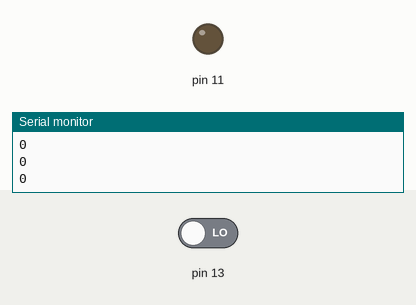
The sketch below on a simulated Arduino Uno, built with avr-gcc and run on an emulated ATmega328P. Parts: output pins drawn as LEDs (lit = HIGH), the last lines printed to the serial monitor. Dashed ring = blinking. The inputs (shaded band) are chosen by the test bench; at power-on: pin 13 LOW.

Above: at 1.2 s.
1.3 s: pin 13 driven HIGH
At 2.5 s:
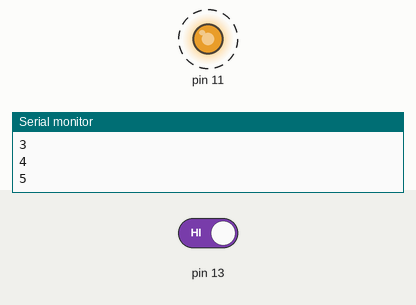
4.3 s: pin 13 driven LOW
At 4.3 s:
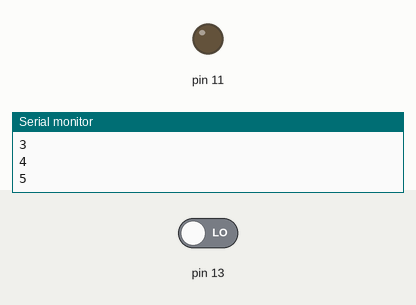
Timing chart, 0 to 7.3 s (numbered marks = the images above; inputs shaded):
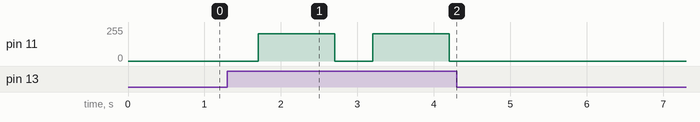

The sketch:

LDRRead.ino
```cpp
#define input 13
void setup() {
  // put your setup code here, to run once:
Serial.begin(9600);
}

int count=0;
void loop() {

  int value=digitalRead(13);


  if(value==1)
    {
      count++;
     }
      Serial.println(count);

    if(count==5)
    {
      analogWrite(11,205);
     delay(1000);
    count=0;
      }
      if(count==0)
      {
        digitalWrite(11,LOW);

        }


  delay(100);
}
```

Measured:
- after the input at 1.3 s, pin 11: alternates 205/255 for 1.0 s and 0/255 for 0.50 s, starting after 0.40 s
- after the input at 4.3 s, pin 11: stops changing and stays 0/255
